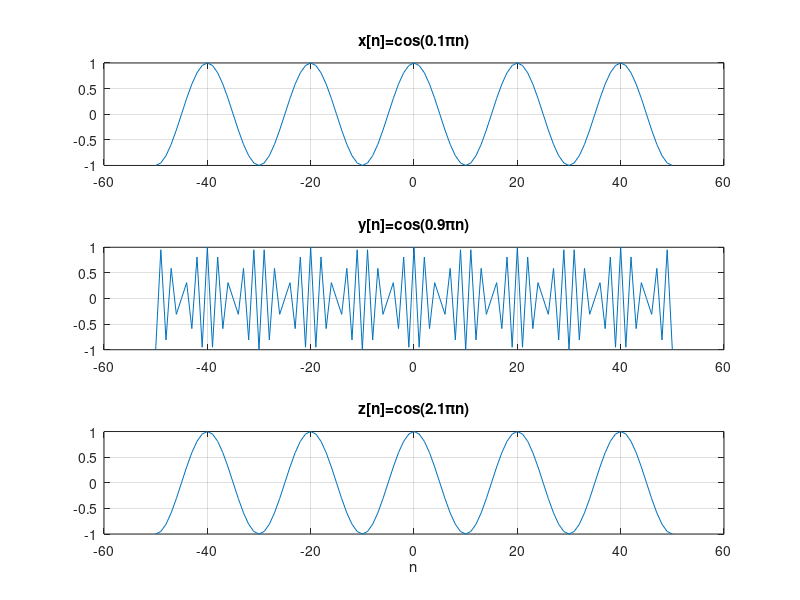

The MATLAB source for this figure:
n=-50:50;
x=cos(pi*0.1*n);
y=cos(pi*0.9*n);
z=cos(pi*2.1*n);
subplot(311);
plot(n,x);
title('x[n]=cos(0.1\pin)')
grid
subplot(312);
plot(n,y);
title('y[n]=cos(0.9\pin)')
grid
subplot(313);
plot(n,z);
grid
title('z[n]=cos(2.1\pin)')
xlabel('n')